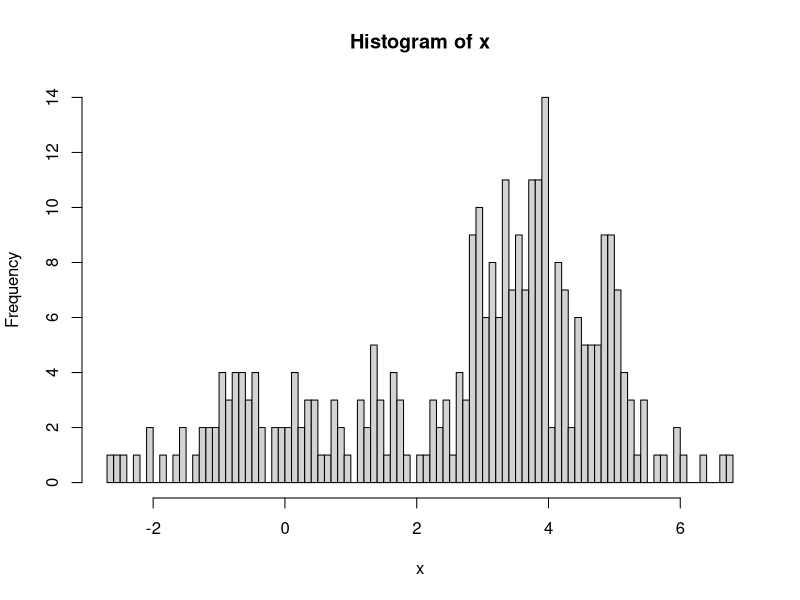

Write the R code that produced this figure. (Note: this script raises an error after producing the figure.)
library(MCMCpack)
set.seed(1984)
n = 300

true_theta_1 = 0
true_theta_2 = 4
true_sigsq_1 = 2
true_sigsq_2 = 1
true_rho = 0.3


x = c(rnorm(n * true_rho, true_theta_1, sqrt(true_sigsq_1)), rnorm(n * (1 - true_rho), true_theta_2, sqrt(true_sigsq_2)))

par(mfrow = c(1, 1))
hist(x, br = 80) 
#plot


#chains
S = 10000
theta1s = array(NA, S)
theta2s = array(NA, S)
sigsq1s = array(NA, S)
sigsq2s = array(NA, S)
rhos = array(NA, S)
Is = matrix(NA, nrow = n, ncol = S)
#start positions
theta1s[1] = mean(x)
theta2s[1] = mean(x)
sigsq1s[1] = var(x)
sigsq2s[1] = var(x)
rhos[1] = 0.5
Is[, 1] = 0.5 

for (t in 2 : S){
  theta1 = theta1s[t - 1]
  theta2 = theta2s[t - 1]
  sigsq1 = sigsq1s[t - 1]
  sigsq2 = sigsq2s[t - 1]
  rho = rhos[t - 1]
  I = Is[, t - 1]
  
  sum_I = sum(I)
  sum_1_min_I = n - sum_I
  theta1s[t] = rnorm(1, sum(I * x) / sum_I, sqrt(sigsq1 / sum_I))
  theta2s[t] = rnorm(1, sum((1 - I) * x) / sum_1_min_I, sqrt(sigsq2 / sum_1_min_I))
  sigsq1s[t] = rinvgamma(1, sum_I / 2, sum(I * (x - theta1s[t])^2) / 2)
  sigsq2s[t] = rinvgamma(1, sum_1_min_I / 2, sum((1 -I) * (x - theta2s[t])^2) / 2)
  
  for (i in 1 : n){#now draw the Is
    a = rho * dnorm(x[i], theta1s[t], sqrt(sigsq1s[t]))
    b = (1 - rho) * dnorm(x[i], theta2s[t], sqrt(sigsq2s[t]))
    Is[i, t] = rbinom(1, 1, a / (a + b))
    # cat("a =", a, "b = ", b, "p =", a / (a + b), "I =", Is[i, t], "\n")
  }
  rhos[t] = rbeta(1, 1 + sum_I, 1 + sum_1_min_I)
  # cat("t =", t, "sum_I = ", sum_I, "sum_1_min_I =", sum_1_min_I, "rhos[t] =", rhos[t], "\n")
}



###assess convergence
#plot
B = 70
###
par(mfrow = c(5, 1))
S0 = 150
plot(1 : S0, theta1s[1 : S0])
abline(h = mean(theta1s[B : S0]), col = "blue")
# abline(h = true_theta_1, col = "red")
# abline(v = B, col = "grey")

plot(1 : S0, theta2s[1 : S0])
abline(h = mean(theta2s[B : S0]), col = "blue")
# abline(h = true_theta_2, col = "red")
# abline(v = B, col = "grey")

plot(1 : S0, sigsq1s[1 : S0])
abline(h = mean(sigsq1s[B : S0]), col = "blue")
# abline(h = sqrt(true_sigsq_1), col = "red")
# abline(v = B, col = "grey")

plot(1 : S0, sigsq2s[1 : S0])
abline(h = mean(sigsq2s[B : S0]), col = "blue")
# abline(h = sqrt(true_sigsq_2), col = "red")
# abline(v = B, col = "grey")

plot(1 : S0, rhos[1 : S0])
abline(h = mean(rhos[B : S0]), col = "blue")
# abline(h = sqrt(true_rho), col = "red")
# abline(v = B, col = "grey")
#plot

##assess autocorrelation

par(mfrow = c(5, 1))
Kmax = 35
acf(theta1s[B : S], xlim = c(0, Kmax), lag.max = Kmax)
acf(theta2s[B : S], xlim = c(0, Kmax), lag.max = Kmax)
acf(sigsq1s[B : S], xlim = c(0, Kmax), lag.max = Kmax)
acf(sigsq2s[B : S], xlim = c(0, Kmax), lag.max = Kmax)
acf(rhos[B : S], xlim = c(0, Kmax), lag.max = Kmax)
T = 25
#plot

#burn and thin
theta1s = theta1s[B : S]
theta1s = theta1s[seq(1, S - B, by = T)]
theta2s = theta2s[B : S]
theta2s = theta2s[seq(1, S - B, by = T)]
sigsq1s = sigsq1s[B : S]
sigsq1s = sigsq1s[seq(1, S - B, by = T)]
sigsq2s = sigsq2s[B : S]
sigsq2s = sigsq2s[seq(1, S - B, by = T)]
rhos = rhos[B : S]
rhos = rhos[seq(1, S - B, by = T)]


#look at posteriors with post-exp at 95% CI
par(mfrow = c(5, 1))
res = 200

hist(theta1s, br = res)
abline(v = mean(theta1s), col = "blue", lwd = 3)
abline(v = quantile(theta1s, 0.025), col = "grey", lwd = 3)
abline(v = quantile(theta1s, 0.975), col = "grey", lwd = 3)
abline(v = true_theta_1, col = "red", lwd = 3)

hist(theta2s, br = res)
abline(v = mean(theta2s), col = "blue", lwd = 3)
abline(v = quantile(theta2s, 0.025), col = "grey", lwd = 3)
abline(v = quantile(theta2s, 0.975), col = "grey", lwd = 3)
abline(v = true_theta_2, col = "red", lwd = 3)

hist(sigsq1s, br = res)
abline(v = mean(sigsq1s), col = "blue", lwd = 3)
abline(v = quantile(sigsq1s, 0.025), col = "grey", lwd = 3)
abline(v = quantile(sigsq1s, 0.975), col = "grey", lwd = 3)
abline(v = true_sigsq_1, col = "red", lwd = 3)

hist(sigsq2s, br = res)
abline(v = mean(sigsq2s), col = "blue", lwd = 3)
abline(v = quantile(sigsq2s, 0.025), col = "grey", lwd = 3)
abline(v = quantile(sigsq2s, 0.975), col = "grey", lwd = 3)
abline(v = true_sigsq_2, col = "red", lwd = 3)

hist(rhos, br = res)
abline(v = mean(rhos), col = "blue", lwd = 3)
abline(v = quantile(rhos, 0.025), col = "grey", lwd = 3)
abline(v = quantile(rhos, 0.975), col = "grey", lwd = 3)
abline(v = true_rho, col = "red", lwd = 3)
#plot
